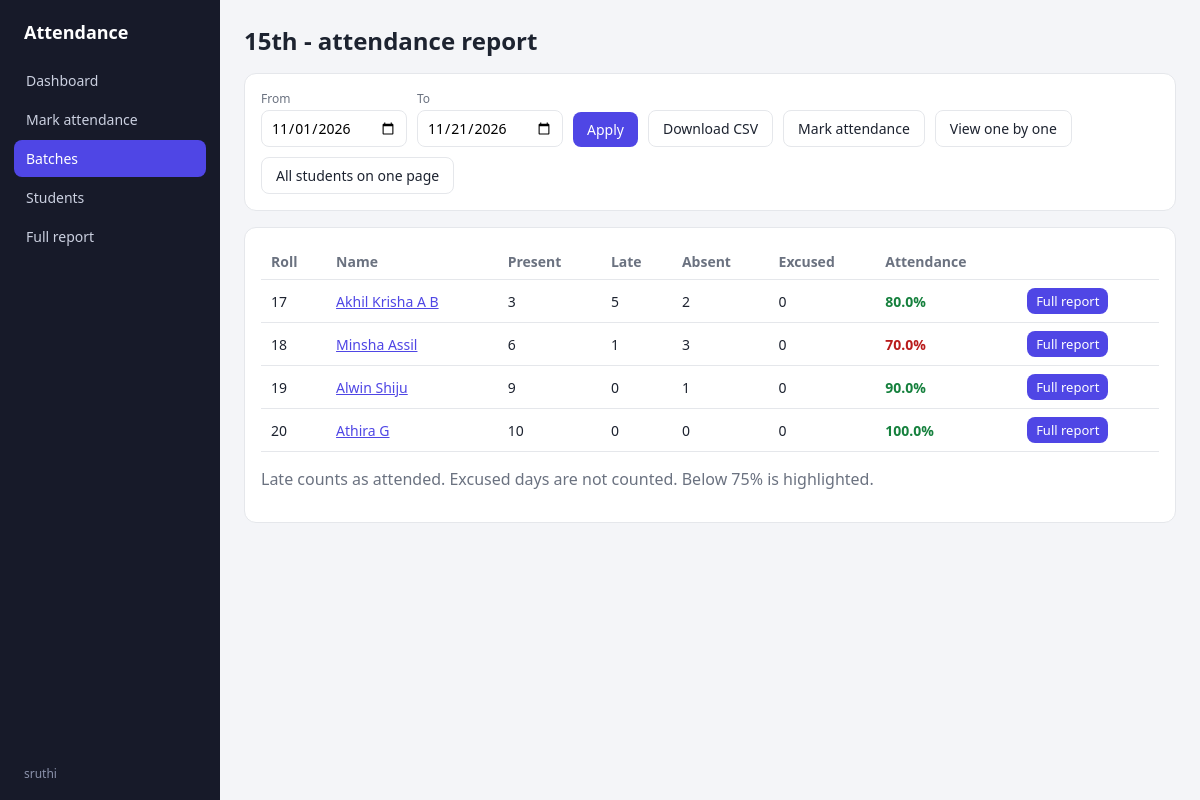
The app's page /batch/3/report/ (signed in) with its own data.
### attendance/models.py (models this page shows, shortened)
class Batch(models.Model):
    name = models.CharField(max_length=100, unique=True)
    description = models.CharField(max_length=255, blank=True)
    created_at = models.DateTimeField(auto_now_add=True)
    class Meta:
        ordering = ["name"]
        verbose_name_plural = "batches"

class Student(models.Model):
    batch = models.ForeignKey(Batch, on_delete=models.CASCADE, related_name="students")
    roll_no = models.CharField(max_length=30)
    name = models.CharField(max_length=150)
    email = models.EmailField(blank=True)
    phone = models.CharField(max_length=20, blank=True)
    is_active = models.BooleanField(default=True)
    class Meta:
        ordering = ["batch__name", "roll_no"]
        constraints = [
            models.UniqueConstraint(fields=["batch", "roll_no"], name="unique_roll_per_batch")
        ]

### attendance/views.py (the view, shortened to what this page needs)
# urls.py: path("batch/<int:batch_id>/report/", views.batch_report, name="report"),
@login_required
def batch_report(request, batch_id):
    batch = get_object_or_404(Batch, pk=batch_id)
    start, end = _range(request)
    rows = _batch_summary(batch, start, end)
    return render(
        request,
        "attendance/report.html",
        {
            "batch": batch,
            "rows": rows,
            "start": start,
            "end": end,
            "first_id": rows[0].pk if rows else None,
        },
    )

### attendance/models.py (called while the page is built)
def percentage(present, late, absent):
    total = present + late + absent
    if not total:
        return None
    return round((present + late) * 100 / total, 1)

### attendance/views.py (called while the page is built)
def _parse_date(value, default):
    parsed = parse_date(value) if value else None
    return parsed or default

def _range(request):
    today = timezone.localdate()
    start = _parse_date(request.GET.get("from"), today.replace(day=1))
    end = _parse_date(request.GET.get("to"), today)
    if start > end:
        start, end = end, start
    return start, end

def _student_rows(students, start, end):
    in_range = Q(records__date__range=(start, end))
    qs = students.annotate(
        present=Count("records", filter=in_range & Q(records__status=Attendance.PRESENT)),
        late=Count("records", filter=in_range & Q(records__status=Attendance.LATE)),
        absent=Count("records", filter=in_range & Q(records__status=Attendance.ABSENT)),
        excused=Count("records", filter=in_range & Q(records__status=Attendance.EXCUSED)),
    ).order_by("batch__name", "roll_no")
    rows = []
    for s in qs:
        s.pct = percentage(s.present, s.late, s.absent)
        rows.append(s)
    return rows

def _batch_summary(batch, start, end):
    return _student_rows(Student.objects.filter(batch=batch, is_active=True), start, end)

### attendance/templates/attendance/report.html (shortened to what this page needs)
{% extends "attendance/base.html" %}
{% load static %}
{% block content %}
<h2>{{ batch.name }} - attendance report</h2>
<form method="get" class="card filters">
  <div><label for="from">From</label><input type="date" id="from" name="from" value="{{ start|date:'Y-m-d' }}"></div>
  <div><label for="to">To</label><input type="date" id="to" name="to" value="{{ end|date:'Y-m-d' }}"></div>
  <button class="btn" type="submit">Apply</button>
  <a class="btn secondary" href="?from={{ start|date:'Y-m-d' }}&to={{ end|date:'Y-m-d' }}&export=csv">Download CSV</a>
  <a class="btn secondary" href="{% url 'attendance:mark' batch.pk %}">Mark attendance</a>
  {% if first_id %}
  <a class="btn secondary" href="{% url 'attendance:student' first_id %}?from={{ start|date:'Y-m-d' }}&to={{ end|date:'Y-m-d' }}">View one by one</a>
  {% endif %}
  <a class="btn secondary" href="{% url 'attendance:full_report' %}?batch={{ batch.pk }}&from={{ start|date:'Y-m-d' }}&to={{ end|date:'Y-m-d' }}">All students on one page</a>
</form>
<div class="card">
  <table>
    <thead>
      <tr><th>Roll</th><th>Name</th><th>Present</th><th>Late</th><th>Absent</th><th>Excused</th><th>Attendance</th><th></th></tr>
    </thead>
    <tbody>
    {% for s in rows %}
      <tr>
        <td>{{ s.roll_no }}</td>
        <td><a href="{% url 'attendance:student' s.pk %}?from={{ start|date:'Y-m-d' }}&to={{ end|date:'Y-m-d' }}">{{ s.name }}</a></td>
        <td>{{ s.present }}</td><td>{{ s.late }}</td><td>{{ s.absent }}</td><td>{{ s.excused }}</td>
        <td>
          {% if s.pct is None %}<span class="muted">-</span>
          {% elif s.pct < 75 %}<span class="low">{{ s.pct }}%</span>
          {% else %}<span class="good">{{ s.pct }}%</span>{% endif %}
        </td>
        <td><a class="btn small" href="{% url 'attendance:student' s.pk %}?from={{ start|date:'Y-m-d' }}&to={{ end|date:'Y-m-d' }}">Full report</a></td>
      </tr>
    {% empty %}
      <tr><td colspan="8" class="muted">No students.</td></tr>
    {% endfor %}
    </tbody>
  </table>
  <p class="muted">Late counts as attended. Excused days are not counted. Below 75% is highlighted.</p>
</div>
{% endblock %}

### attendance/templates/attendance/base.html (shortened to what this page needs)
{% load static %}<!doctype html>
<html lang="en">
<head>
  <link rel="stylesheet" href="{% static 'css/style.css' %}">
</head>
<body>
  {% with url=request.resolver_match.url_name %}
  <div class="layout">
    <aside class="sidebar">
      <div class="brand">Attendance</div>
      <nav>
        <a href="{% url 'attendance:dashboard' %}" class="{% if url == 'dashboard' %}active{% endif %}">Dashboard</a>
        <a href="{% url 'attendance:mark_select' %}" class="{% if url == 'mark_select' or url == 'mark' %}active{% endif %}">Mark attendance</a>
        <a href="{% url 'attendance:batch_list' %}" class="{% if url == 'batch_list' or url == 'batch_create' or url == 'batch_update' or url == 'batch_delete' or url == 'report' %}active{% endif %}">Batches</a>
        <a href="{% url 'attendance:student_list' %}" class="">Students</a>
        <a href="{% url 'attendance:full_report' %}" class="{% if url == 'full_report' %}active{% endif %}">Full report</a>
      </nav>
      <div class="who">{{ request.user.get_username }}</div>
    </aside>
    <div class="content">
      <div class="content-inner">
        {% block content %}{% endblock %}
      </div>
    </div>
  </div>
  {% endwith %}
</body>
</html>

### static/css/style.css (style rules this page uses)
:root { --bg: #f4f5f8; --card: #fff; --text: #1d2330; --muted: #6b7280; --line: #e5e7eb; --accent: #4f46e5; --ok: #15803d; --bad: #b91c1c; --warn: #b45309; --side: #171a29; }
* { box-sizing: border-box; }
body { margin: 0; font-family: system-ui, -apple-system, "Segoe UI", sans-serif; background: var(--bg); color: var(--text); }
a { color: var(--accent); }
h2 { margin: 0 0 16px; }
.layout { display: grid; grid-template-columns: 220px 1fr; min-height: 100vh; }
.sidebar { background: var(--side); color: #cbd0e0; padding: 20px 14px; position: sticky; top: 0; height: 100vh; }
.brand { color: #fff; font-weight: 700; font-size: 18px; padding: 0 10px 18px; }
.sidebar nav a { display: block; color: #cbd0e0; text-decoration: none; padding: 9px 12px; border-radius: 8px; margin-bottom: 2px; font-size: 14px; }
.sidebar nav a.active { background: var(--accent); color: #fff; }
.sidebar .who { position: absolute; bottom: 18px; left: 24px; font-size: 12px; color: #8b92ab; }
.content { padding: 24px; min-width: 0; }
.content-inner { max-width: 1100px; margin: 0 auto; }
.card { background: var(--card); border: 1px solid var(--line); border-radius: 12px; padding: 16px; margin-bottom: 16px; overflow-x: auto; }
table { width: 100%; border-collapse: collapse; }
th, td { text-align: left; padding: 8px 10px; border-bottom: 1px solid var(--line); font-size: 14px; white-space: nowrap; }
th { color: var(--muted); font-weight: 600; }
.btn { display: inline-block; background: var(--accent); color: #fff; border: 0; padding: 8px 14px; border-radius: 8px; font-size: 14px; cursor: pointer; text-decoration: none; font-family: inherit; }
.btn.secondary { background: #fff; color: var(--text); border: 1px solid var(--line); }
.btn.small { padding: 4px 9px; font-size: 13px; }
input[type=date], input[type=text], input[type=email], input[type=search], select, textarea { padding: 7px 9px; border: 1px solid var(--line); border-radius: 8px; font-size: 14px; font-family: inherit; background: #fff; }
.filters { display: flex; gap: 10px; flex-wrap: wrap; align-items: end; }
.filters label { font-size: 12px; color: var(--muted); display: block; margin-bottom: 3px; }
.low { color: var(--bad); font-weight: 600; }
.good { color: var(--ok); font-weight: 600; }
.muted { color: var(--muted); }

### records on screen
Batch: name "15th"
Student: roll_no "17", name "Akhil Krisha A B", present "3", late "5", absent "2", excused "0", pct "80.0"
Student: roll_no "18", name "Minsha Assil", present "6", late "1", absent "3", excused "0", pct "70.0"
Student: roll_no "19", name "Alwin Shiju", present "9", late "0", absent "1", excused "0", pct "90.0"
Student: roll_no "20", name "Athira G", present "10", late "0", absent "0", excused "0", pct "100.0"

### other values on screen
{{ request.user.get_username }} "sruthi"
